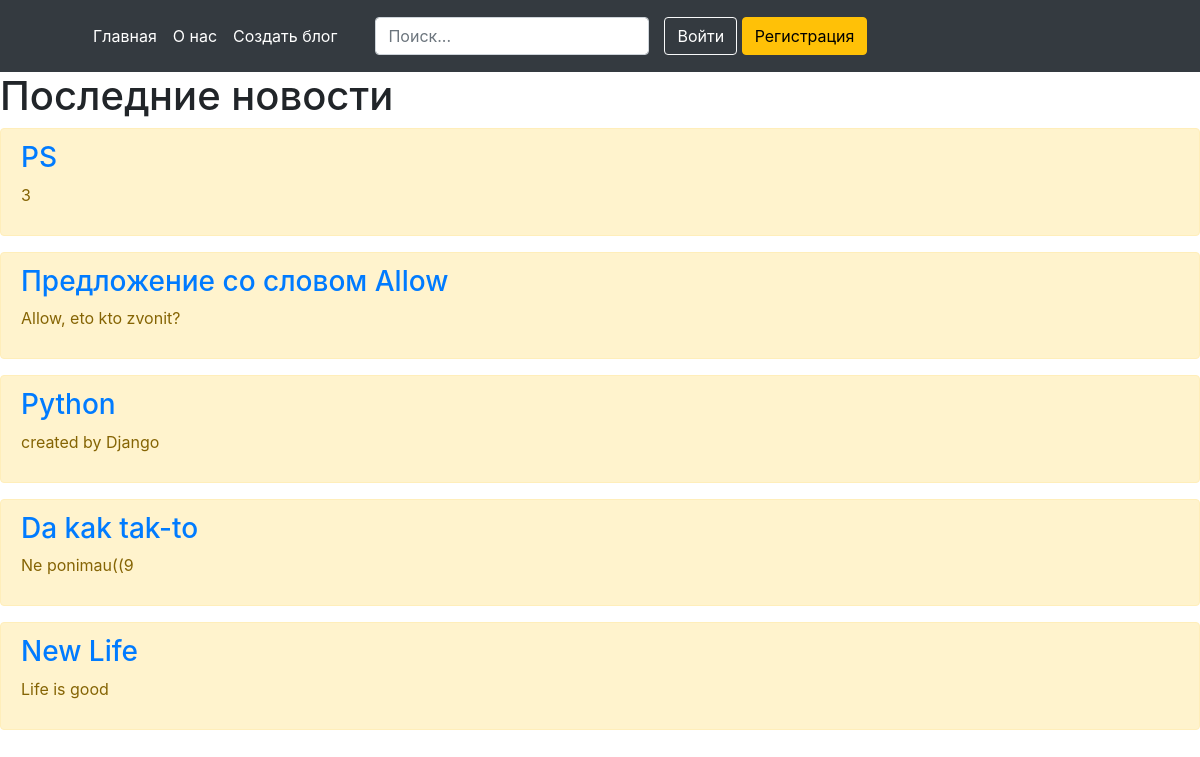
The page / on the database its author committed.
### main/models.py (models this page shows, shortened)
class Task(models.Model):
    title = models.CharField('Title', max_length=200)
    task = models.TextField('Description')
    publication = models.DateTimeField(auto_now_add=True)
    class Meta:
        verbose_name = 'Статья'
        verbose_name_plural = 'Статьи'

### main/views.py (the view)
# urls.py: path('', views.index, name='home'),
def index(request):
    tasks = Task.objects.order_by('-publication')
    return render(request, 'main/index.html', {'title': 'Главная', 'tasks': tasks})

### main/templates/main/index.html (shortened to what this page needs)
{% extends 'main/base.html' %}
{% block content %}
     <h1>Последние новости</h1>
    {% if tasks %}
        {% for el in tasks %}
            <div class="alert alert-warning mt-2">
                <a href="{% url 'detail' el.id %}"> <h3>{{ el.title }}</h3></a>
                <p>{{ el.task }}</p>
            </div>
        {% endfor %}
    {% else %}
        <p>Записей нет</p>
    {% endif %}
{% endblock %}

### rows shown on the page
Task: title "PS", task "3"
Task: title "Предложение со словом Allow", task "Allow, eto kto zvonit?"
Task: title "Python", task "created by Django"
Task: title "Da kak tak-to", task "Ne ponimau((9"
Task: title "New Life", task "Life is good"
